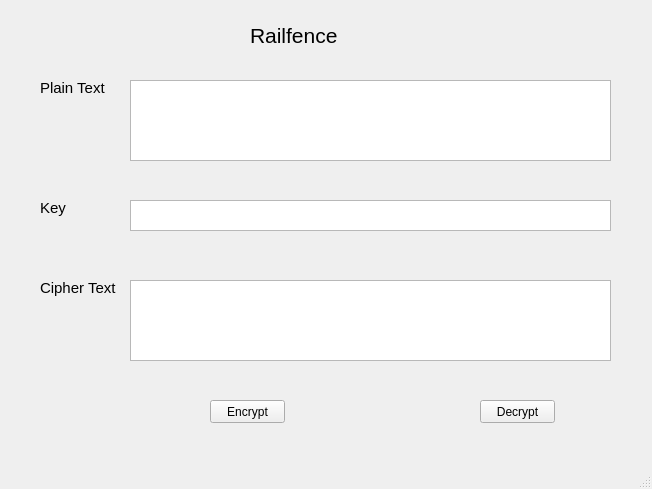
<?xml version="1.0" encoding="UTF-8"?>
<ui version="4.0">
 <class>MainWindow</class>
 <widget class="QMainWindow" name="MainWindow">
  <property name="geometry">
   <rect>
    <x>0</x>
    <y>0</y>
    <width>652</width>
    <height>489</height>
   </rect>
  </property>
  <property name="windowTitle">
   <string>MainWindow</string>
  </property>
  <widget class="QWidget" name="centralwidget">
   <widget class="QLabel" name="label_3">
    <property name="geometry">
     <rect>
      <x>40</x>
      <y>200</y>
      <width>31</width>
      <height>16</height>
     </rect>
    </property>
    <property name="font">
     <font>
      <pointsize>11</pointsize>
     </font>
    </property>
    <property name="text">
     <string>Key</string>
    </property>
   </widget>
   <widget class="QLabel" name="label">
    <property name="geometry">
     <rect>
      <x>250</x>
      <y>20</y>
      <width>91</width>
      <height>31</height>
     </rect>
    </property>
    <property name="font">
     <font>
      <pointsize>16</pointsize>
     </font>
    </property>
    <property name="text">
     <string>Railfence</string>
    </property>
   </widget>
   <widget class="QPlainTextEdit" name="txt_key">
    <property name="geometry">
     <rect>
      <x>130</x>
      <y>200</y>
      <width>481</width>
      <height>31</height>
     </rect>
    </property>
   </widget>
   <widget class="QLabel" name="label_4">
    <property name="geometry">
     <rect>
      <x>40</x>
      <y>280</y>
      <width>81</width>
      <height>16</height>
     </rect>
    </property>
    <property name="font">
     <font>
      <pointsize>11</pointsize>
     </font>
    </property>
    <property name="text">
     <string>Cipher Text</string>
    </property>
   </widget>
   <widget class="QPlainTextEdit" name="txt_plain_text">
    <property name="geometry">
     <rect>
      <x>130</x>
      <y>80</y>
      <width>481</width>
      <height>81</height>
     </rect>
    </property>
   </widget>
   <widget class="QLabel" name="label_2">
    <property name="geometry">
     <rect>
      <x>40</x>
      <y>80</y>
      <width>71</width>
      <height>16</height>
     </rect>
    </property>
    <property name="font">
     <font>
      <pointsize>11</pointsize>
     </font>
    </property>
    <property name="text">
     <string>Plain Text</string>
    </property>
   </widget>
   <widget class="QPlainTextEdit" name="txt_cipher_text">
    <property name="geometry">
     <rect>
      <x>130</x>
      <y>280</y>
      <width>481</width>
      <height>81</height>
     </rect>
    </property>
   </widget>
   <widget class="QPushButton" name="btn_encrypt">
    <property name="geometry">
     <rect>
      <x>210</x>
      <y>400</y>
      <width>75</width>
      <height>23</height>
     </rect>
    </property>
    <property name="text">
     <string>Encrypt</string>
    </property>
   </widget>
   <widget class="QPushButton" name="btn_decrypt">
    <property name="geometry">
     <rect>
      <x>480</x>
      <y>400</y>
      <width>75</width>
      <height>23</height>
     </rect>
    </property>
    <property name="text">
     <string>Decrypt</string>
    </property>
   </widget>
  </widget>
  <widget class="QMenuBar" name="menubar">
   <property name="geometry">
    <rect>
     <x>0</x>
     <y>0</y>
     <width>652</width>
     <height>21</height>
    </rect>
   </property>
  </widget>
  <widget class="QStatusBar" name="statusbar"/>
 </widget>
 <resources/>
 <connections/>
</ui>
